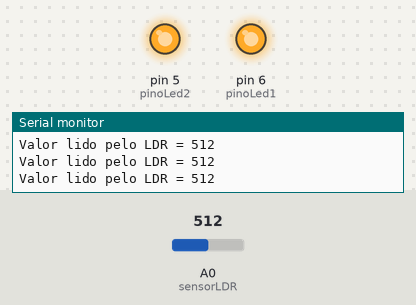
This sketch was run on a simulated Arduino Uno, built with avr-gcc and run on an emulated ATmega328P. On the bench: output pins drawn as LEDs (lit = HIGH), the last lines printed to the serial monitor. The test bench sets the inputs (shaded band); at power-on: A0 (sensorLDR) = 512.

Above: at 1.2 s.
1.3 s: A0 (sensorLDR) set to 217
2.8 s: A0 (sensorLDR) set to 182
At 3.8 s:
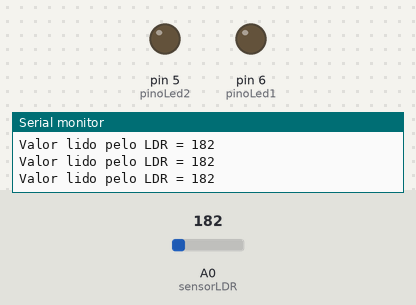
4.3 s: A0 (sensorLDR) set to 210
At 5.2 s:
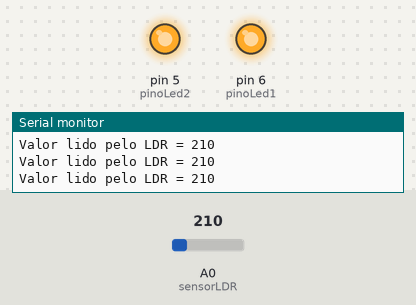
5.8 s: A0 (sensorLDR) set to 190
At 6.6 s:
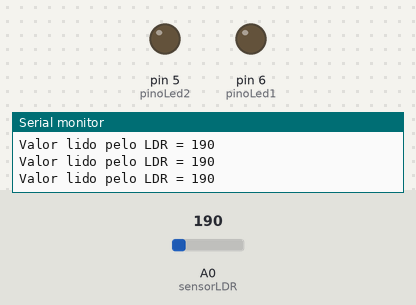
Timing chart, 0 to 8.3 s (numbered marks = the images above; inputs shaded):
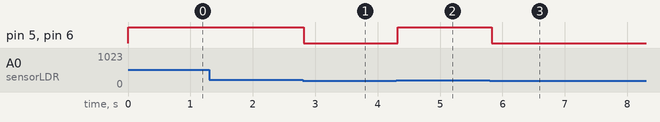

Measured:
- the behaviour switches between 201 and 200 on A0 (sensorLDR) (found by bisection; images 0 and 1)
- after the input at 2.8 s, pin 5 (pinoLed2), pin 6 (pinoLed1): HIGH → LOW at once
- after the input at 4.3 s, pin 5 (pinoLed2), pin 6 (pinoLed1): LOW → HIGH at once
- after the input at 5.8 s, pin 5 (pinoLed2), pin 6 (pinoLed1): HIGH → LOW at once

The sketch:

c_digo.ino
```cpp
int pinoLed1 = 6;
int pinoLed2 = 5;
int sensorLDR = A0;
int limiarLuz = 200;
int valorLDR = 0;
void setup() {
  pinMode(pinoLed1, OUTPUT);
  pinMode(pinoLed2, OUTPUT);
  pinMode(sensorLDR, INPUT);
  Serial.begin(9600);
}

void loop() {
  valorLDR = analogRead(sensorLDR);
  if (valorLDR > limiarLuz) {
    digitalWrite(pinoLed1, HIGH);
    digitalWrite(pinoLed2, HIGH);
    Serial.print("Valor lido pelo LDR = ");//Imprime na serial a mensagem Valor lido pelo LDR
    Serial.println(valorLDR);
  } else {
    digitalWrite(pinoLed1, LOW);
    digitalWrite(pinoLed2, LOW);
    Serial.print("Valor lido pelo LDR = ");//Imprime na serial a mensagem Valor lido pelo LDR
    Serial.println(valorLDR);
  }
  delay(100);

}
```
